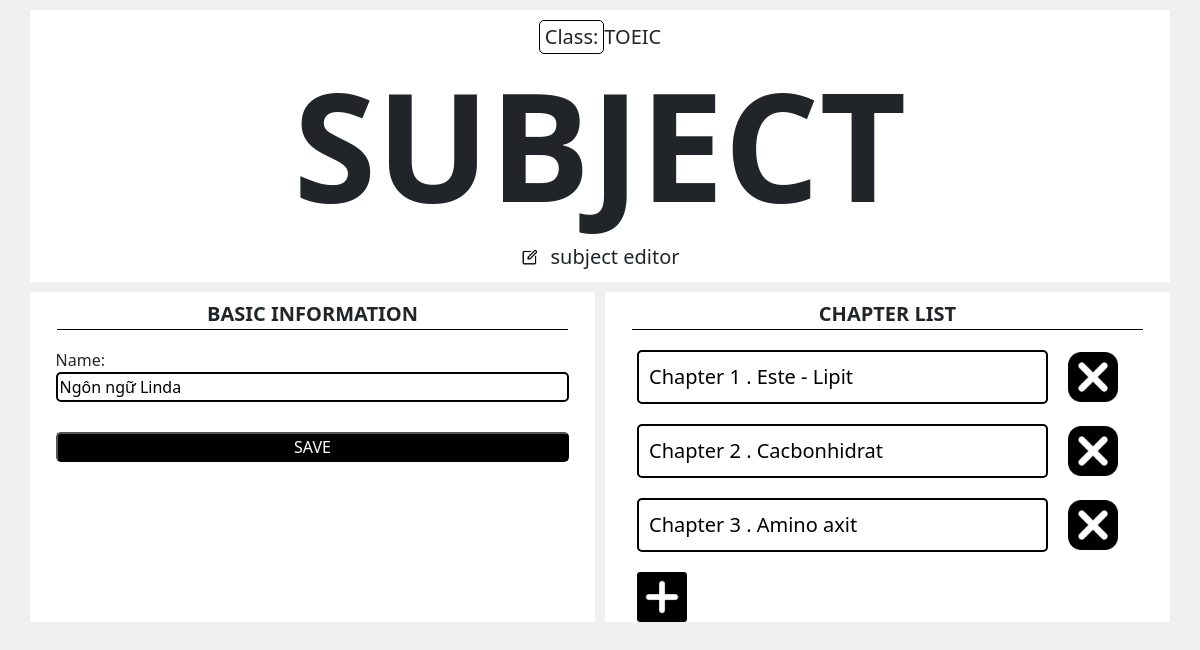
/edit/subject/id=18/, run on the app's committed database.
### main_site/models.py (models this page shows, shortened)
class Subject(models.Model):
    name = models.CharField(max_length=50, verbose_name='Tên môn học')
    class_object = models.ForeignKey(Class, on_delete=models.CASCADE, verbose_name='Lớp chứa môn học')

class Class(models.Model):
    STATUS_CHOICES = (
        ('active','active'),
        ('upcoming','upcoming'),
        ('completed','completed'),
    )
    name = models.CharField(max_length=50, verbose_name='Tên lớp')
    startDate = models.DateField(verbose_name='Thời gian mở lớp', null=True)
    endDate = models.DateField(verbose_name='Thời gian đóng lớp', null=True)
    status = models.CharField(max_length=10, choices=STATUS_CHOICES, default='upcoming')
    maxOfDay = models.IntegerField(verbose_name='Số lượng ngày học tối đa trong kỳ', default=50)
    maxOfSessionsInDay = models.IntegerField(verbose_name="Số lượng buổi học tối đa trong ngày", default=2)
    term = models.ForeignKey(Term, on_delete=models.CASCADE, verbose_name='Thông tin kỳ học')

class Chapter(models.Model):
    title = models.CharField(max_length=250, verbose_name='Title')
    number = models.IntegerField(verbose_name='Ordinal Number')
    link = models.URLField(max_length=250,verbose_name='Link to Theory File', null=True)
    subject = models.ForeignKey(Subject,null=True, on_delete=models.CASCADE, verbose_name='Subject of this chapter')

### main_site/views.py (the view)
# urls.py: path('edit/subject/id=<int:subjectId>/', views.getEditSubject, name="editSubject"),
def getEditSubject(request, subjectId):
    subject = Subject.objects.filter(id=subjectId).first()
    chapters = Chapter.objects.filter(subject=subject)
    chapter_with_contents = [
        {
            'chapter': chapter,
            'contents': ContentOfChapters.objects.filter(chapter=chapter)
        }
        for chapter in chapters
    ]
    context = {
        'subject': subject,
        'chapter_with_contents': chapter_with_contents,
    }
    if request.method == 'POST':
        postName = request.POST.get('name')
        subject.name = postName
        subject.save()
        return getManageSubject(request, subjectId)
    return render(request, 'edit/subject.html', context)

### main_site/templates/edit/subject.html (shortened to what this page needs)
{% extends "base/base.html" %}
{% load static %}
{% block style %}
<link href="https://cdn.jsdelivr.net/npm/bootstrap@5.3.3/dist/css/bootstrap.min.css" rel="stylesheet">
<link rel="stylesheet" href="{% static "css/editModel.css" %}" type="text/css">
{% endblock style %}
{% block content %}
<div id="MainContainer">
    <div id="Header">
        <div class="MiniTitle" >
            <p class="Note MiniTitle-Text">Class:</p>
            <p class="MiniTitle-Text"> {{subject.class_object.name}} </p>
        </div>
        <h1 class="Title">subject</h1>
        <div class="MiniTitle" >
            <img src="{% static "images/Edit2.jpg" %}" alt="" class="MiniTitle-Icon"/>
            <p class="MiniTitle-Text">subject editor</p>
        </div>
    </div>
    <div id="InformationContainer" class="row">
        <div id="LeftContainer" class="col">
            <div class="TitleContainer"><h2 class="Title">basic information</h2></div>
            <form method="POST">
                <label for="name">
                    Name:
                    <input id="name" type="text" name="name" value="{{subject.name}}" required />
                </label>
                <button type="submit">SAVE</button>
            </form>
        </div>
        <div id="RightContainer" class="col" >
            <div class="TitleContainer"><h2 class="Title">chapter list</h2></div>
            {% for item in chapter_with_contents %}
            <div class="ChildItemContainer " id="chapter{{item.chapter.id}}">
                <a class="ChildItem" href="{% url "ContentOfChapter" chapterId=item.chapter.id %}"> Chapter {{item.chapter.number}} . {{item.chapter.title}}</a>
                <img src="{% static "images/Delete6.png" %}" alt="Delete icon" class="ButtonIcon Delete" onclick="delChapter({{item.chapter.id}})">
            </div>
            {% endfor %}
            <img src="{% static "images/Add4.png" %}" alt="Add class icon" class="ButtonIcon" onclick="createNewChapter({{subject.id}})">
        </div>
    </div>
</div>
{% endblock content %}

### static/css/base.css (style rules this page uses)
a { text-decoration: none !important; }

### static/css/editModel.css (style rules this page uses)
body { background-color: #f0f0f0; overflow-x: hidden; width: 100vw; }
#InformationContainer { width: 95%; margin: 10px auto; padding: 0; background-color: #f0f0f0; }
#LeftContainer { width: 100%; background-color: #ffffff; margin-right: 5px; }
div.TitleContainer { padding-left: 15px; padding-right: 15px; }
h2.Title { font-size: 20px; font-weight: bold; text-align: center; text-transform: uppercase; padding: 10px 0 3px; border-bottom: 1px solid black; }
#RightContainer { width: 100%; background-color: #ffffff; margin-left: 5px; }
#Header { background-color: #ffffff; width: 95%; margin: 10px auto; padding: 10px 0; }
h1.Title { font-size: 150px; text-align: center; font-weight: bold; text-transform: uppercase; }
.MiniTitle { display: flex; align-items: center; justify-content: center; }
.MiniTitle-Icon { width: 20px; height: 20px; margin-right: 10px; }
.MiniTitle-Text { font-size: 20px; display: inline; margin: 0; }
p.Note { padding: 1px 5px; border: 1px solid black; border-radius: 5px; }
form { margin: 0 auto; display: flex; flex-direction: column; align-items: center; justify-content: center; }
label { width: 95%; margin: 10px auto; }
input, select, textarea { width: 100%; border: 2px solid black; border-radius: 5px; }
button { width: 95%; background-color: black; border-radius: 5px; color: #ffffff; margin: 20px; }
.ButtonIcon { width: 50px; height: 50px; margin: 0 20px; }
.ButtonIcon.Delete { display: inline; }
.ChildItemContainer { display: flex; align-items: center; justify-content: flex-start; margin: 20px; }
a.ChildItem { display: inline-block; width: 85%; border: 2px solid black; border-radius: 5px; padding: 10px; color: black; text-decoration: none; font-size: 20px; }

### data on the page
Subject: class_object.name "TOEIC", name "Ngôn ngữ Linda"
Chapter: chapter.number "1", chapter "Este - Lipit"
Chapter: chapter.number "2", chapter "Cacbonhidrat"
Chapter: chapter.number "3", chapter "Amino axit"
